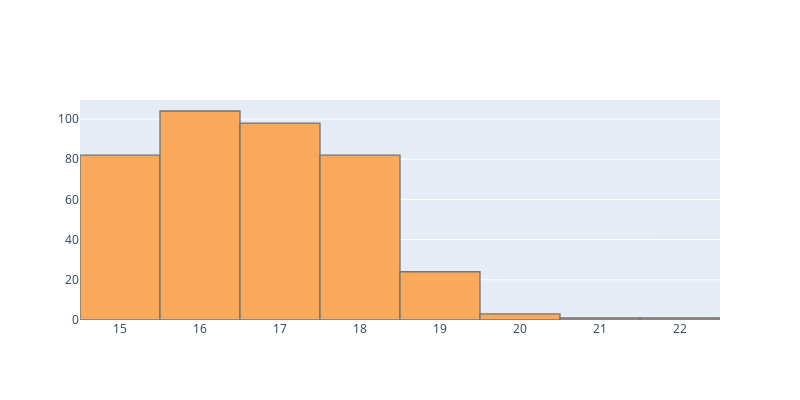

Notebook code for this chart:
### Code cell
data.age.iplot(kind='hist', title='Age distribution for the students', layout=layout.to_plotly_json())

### Figure 1 — Plotly figure (JSON) as saved in the notebook; plotly's stock layout.template omitted (floating-point values rounded to 4 significant figures; data arrays with more than 128 entries replaced by an {"elided": "..."} marker saying what was removed)
{"data": [{"histfunc": "count", "histnorm": "", "marker": {"color": "rgba(255, 153, 51, 1.0)", "line": {"color": "#4D5663", "width": 1.3}}, "name": "age", "opacity": 0.8, "orientation": "v", "type": "histogram", "x": {"elided": "395 int values"}}], "layout": {"barmode": "overlay", "height": 400, "width": 800}}
